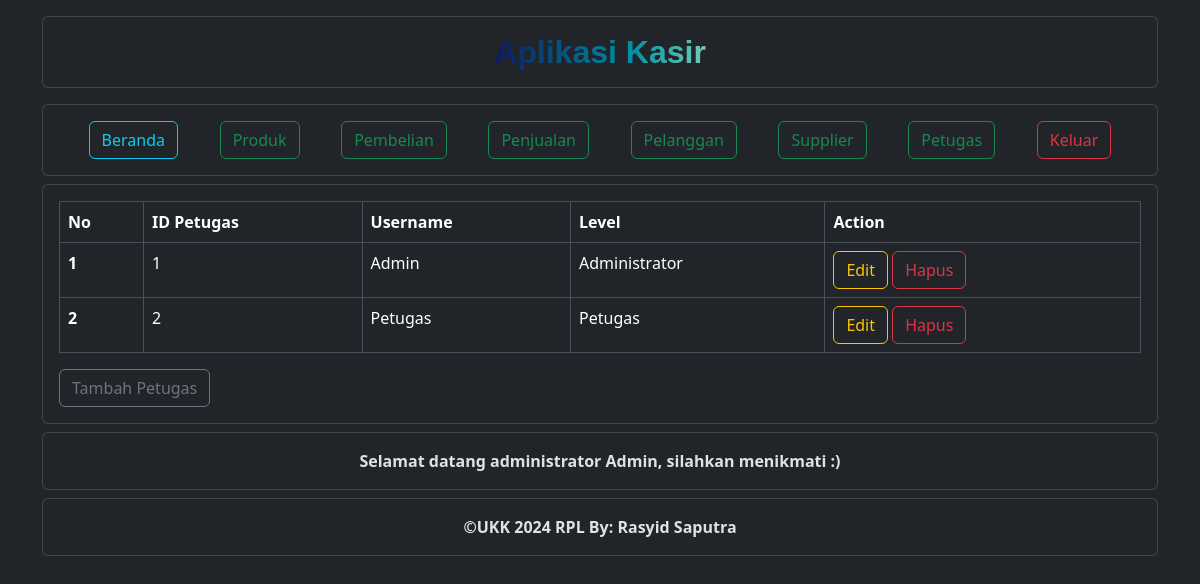
Screenshot of /petugas/data_petugas.php (signed in) with the database file from the repository.
### tables this page shows
CREATE TABLE `petugas` (
  `PetugasID` int(11) NOT NULL,
  `Username` varchar(255) NOT NULL,
  `Password` varchar(255) NOT NULL,
  `Level` int(11) NOT NULL
);

### petugas/data_petugas.php (the view, shortened to what this page needs)
<?php
include("../nav/header.php");
?>
<?php
include("../nav/navbar.php");
?>
<div class="container ">
    <div class="card mt-2">
        <div class="card-body">
            <table class="table table-bordered table-responsive align-midle">
                <thead>
                    <tr>
                        <th>No</th>
                        <th>ID Petugas</th>
                        <th>Username</th>
                        <th>Level</th>
                        <th>Action</th>
                    </tr>
                </thead>
                <tbody>
                    <?php
                    $data = mysqli_query($koneksi, "SELECT * FROM petugas");
                    $no = 0;
                    while ($row = mysqli_fetch_array($data)) {
                        $no++;
                    ?>
                        <tr>
                            <th><?php echo $no; ?></th>
                            <td><?php echo $row['PetugasID']; ?></td>
                            <td><?php echo $row['Username']; ?></td>
                            <td><?php if ($row['Level'] == 1) { echo 'Administrator'; } else { echo 'Petugas'; } ?></td>
                            <td>
                                <a href="edit_petugas.php?id=<?php echo $row['PetugasID']; ?>" data-bs-toggle="modal" data-bs-target="#edit_petugas<?php echo $row['PetugasID']; ?>" class="btn btn-outline-warning">Edit</a>
                                <a href="hapus_petugas.php?id=<?php echo $row['PetugasID']; ?>" class="btn btn-outline-danger">Hapus</a>
                            </td>
                        </tr>
                    <?php
                    }
                    ?>
                </tbody>
            </table>
            <a href="register.php" class="btn btn-outline-secondary">Tambah Petugas</a>
        </div>
    </div>
</div>
<?php
include("../nav/footer.php");
?>

### nav/footer.php
<section>
    <div class="container">
        <div class="card mt-2">
            <div class="card-body">
                <?php
                if ($datapetugas['Level'] == 1) {
                    echo '<p class="text-center fw-bold mb-0">Selamat datang administrator ' . $datapetugas['Username'] . ',' . ' silahkan menikmati :)</p>';
                } else {
                    echo '<p class="text-center fw-bold mb-0">Selamat datang petugas, silahkan menikmati :)</p>';
                }
                ?>
            </div>
        </div>
        <div class="card mt-2">
            <div class="card-body">
                <p class="text-center fw-bold mb-0">&copy;UKK 2024 RPL By: Rasyid Saputra </p>
            </div>
        </div>
    </div>
</section>
</div>
</body>
</html>

### nav/header.php (style rules this page uses)
:root { --c1: #0e185f; --c2: #0095a8; --c3: #e8ffc2; }

### rows the page displays
petugas: PetugasID "1", Username "Admin", Level "Administrator"
petugas: PetugasID "2", Username "Petugas", Level "Petugas"
